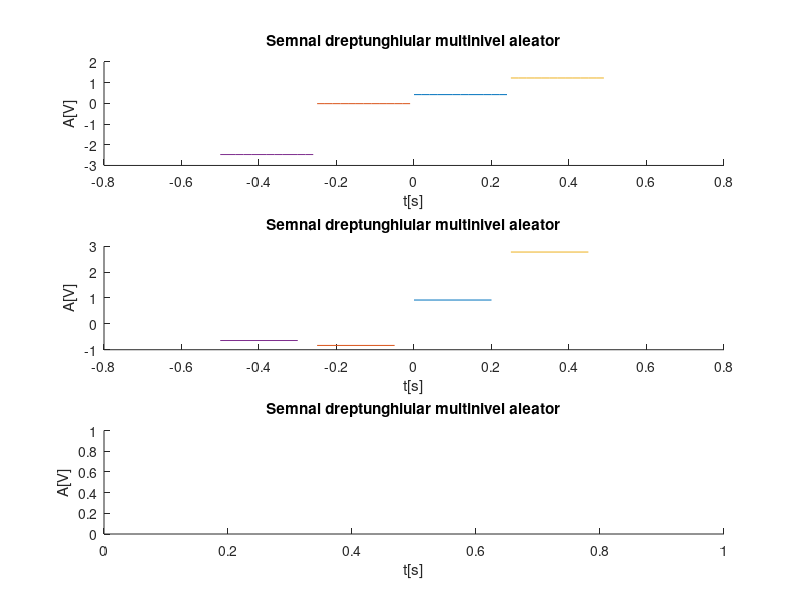

Source code (MATLAB):
% pentru rezolutie temporara de 2 ms
hold on; % functie carea asigura reprezentarea  semnalelor  pe aceeasi figura
A1=rand(1);
A2=rand(1);
A3=rand(1);
A4=rand(1);
t=0:0.002:0.25;
x1=A1*square(2*pi*4*t,100);% factorul de umplere 100 pentru a pastra un nivel constant
x2=-A2*square(2*pi*4*t,100);
x3=3*A3*square(2*pi*4*t,100);
x4=-3*A4*square(2*pi*4*t,100);
plot(t,x1);
plot(t-0.25,x2);%am deplasat al doilea semnal pentru a-l pozitiona la stanga primului
plot(t+0.25,x3);
plot(t-0.5,x4);
subplot(3,1,1)
xlabel('t[s]')
ylabel('A[V]')
title('Semnal dreptunghiular multinivel aleator')


%pentru rezolutie temporara de 20 ms
hold on; % functie carea asigura reprezentarea  semnalelor  pe aceeasi figura
A1=rand(1);
A2=rand(1);
A3=rand(1);
A4=rand(1);
t=0:0.02:0.25;
x1=A1*square(2*pi*4*t,100);% factorul de umplere 100 pentru a pastra un nivel constant
x2=-A2*square(2*pi*4*t,100);
x3=3*A3*square(2*pi*4*t,100);
x4=-3*A4*square(2*pi*4*t,100);
plot(t,x1);
plot(t-0.25,x2);%am deplasat al doilea semnal pentru a-l pozitiona la stanga primului
plot(t+0.25,x3);
plot(t-0.5,x4);
subplot(3,1,2)
xlabel('t[s]')
ylabel('A[V]')
title('Semnal dreptunghiular multinivel aleator')


%pentru rezolutie temporara de 200 ms
hold on; % functie carea asigura reprezentarea  semnalelor  pe aceeasi figura
A1=rand(1);
A2=rand(1);
A3=rand(1);
A4=rand(1);
t=0:0.2:0.25;
x1=A1*square(2*pi*4*t,100);% factorul de umplere 100 pentru a pastra un nivel constant
x2=-A2*square(2*pi*4*t,100);
x3=3*A3*square(2*pi*4*t,100);
x4=-3*A4*square(2*pi*4*t,100);
plot(t,x1);
plot(t-0.25,x2);%am deplasat al doilea semnal pentru a-l pozitiona la stanga primului
plot(t+0.25,x3);
plot(t-0.5,x4);
subplot(3,1,3)
xlabel('t[s]')
ylabel('A[V]')
title('Semnal dreptunghiular multinivel aleator')